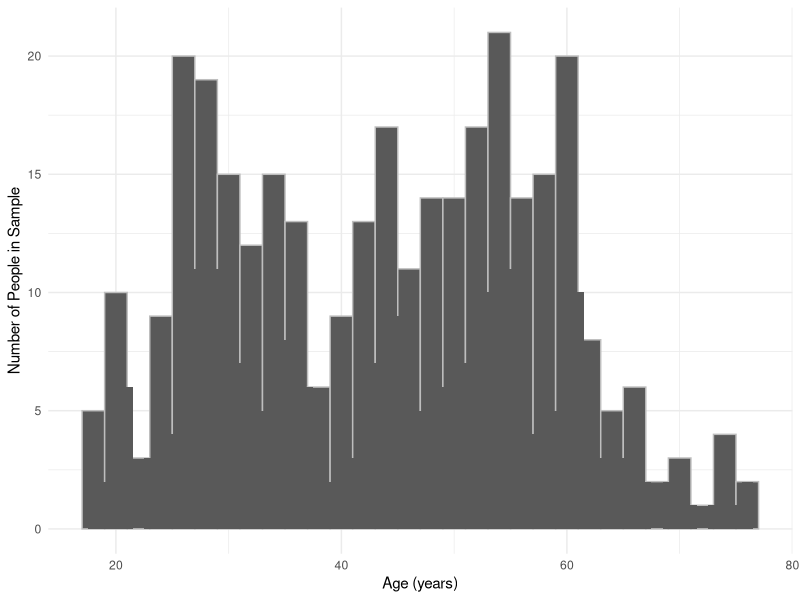
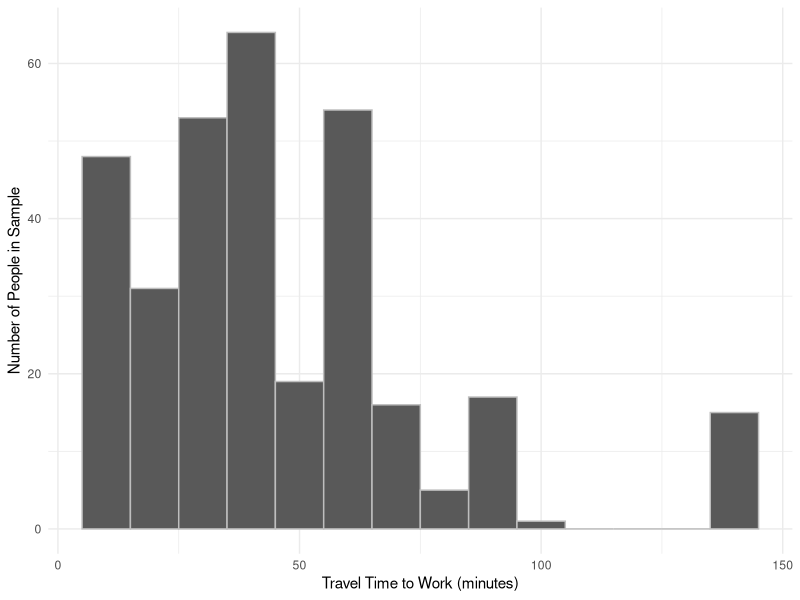
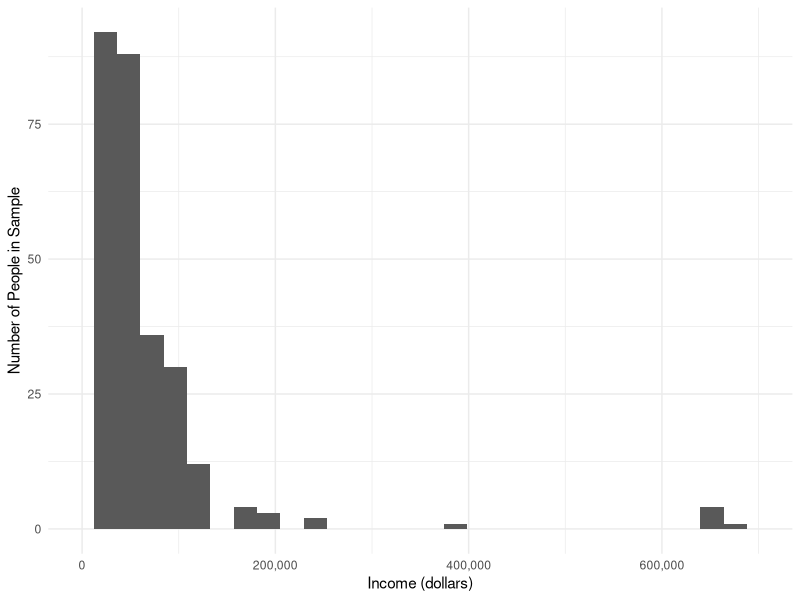

The R script that drew these images, in order:
## ---- chunk 1
knitr::opts_chunk$set(echo = TRUE)
## ---- chunk 2
library(tidyverse)
library(ggplot2)
library(scales)
library(knitr)
## ---- chunk 3
nyc_data <- read_csv("women_nyctransport2018.csv")
attach(nyc_data)
## ---- chunk 4
age_summary <- summary(nyc_data$AGEP)
age_sd <- sd(AGEP, na.rm = TRUE)
age_mean_int <- t.test(AGEP)
time_summary <- summary(nyc_data$JWMNP)
time_sd <- sd(JWMNP, na.rm = TRUE)
time_mean_int <- t.test(JWMNP)
income_summary <- summary(nyc_data$PINCP)
income_sd <- sd(PINCP, na.rm = TRUE)
income_mean_int <- t.test(PINCP)
## ---- chunk 5
summary_table <- tibble(
  Statistic = c("Sample Mean",
                "Median",
                "Standard deviation",
                "Interquartile range",
                "Population mean (95% confidence)"),
  'Age (years)' = c(prettyNum(age_summary["Mean"], digits = 3),
                    age_summary["Median"],
                    prettyNum(age_sd, digits = 3),
                    paste(age_summary["1st Qu."], "to",
                          age_summary["3rd Qu."]),
                    paste(prettyNum(age_mean_int$conf.int[1],
                                    digits = 3), "to",
                          prettyNum(age_mean_int$conf.int[2],
                                    digits = 3))),
  'Travel Time to Work (minutes)' = c(paste(prettyNum(time_summary["Mean"], digits = 3)),
                                            paste(prettyNum(time_summary["Median"], digits = 3)),
                                            paste(prettyNum(time_sd, digits = 3)),
                                            paste(prettyNum(time_summary["1st Qu."], digits = 3), "to",
                                                  prettyNum(time_summary["3rd Qu."], digits = 3)),
                                            paste(prettyNum(time_mean_int$conf.int[1], digits = 3), "to",
                                                  prettyNum(time_mean_int$conf.int[2], digits = 3))),
  'Income (dollars)' = c(paste(prettyNum(income_summary["Mean"], digits = 7)),
                         paste(prettyNum(income_summary["Mean"], digits = 7)),
                         paste(prettyNum(income_sd, digits = 7)),
                         paste(prettyNum(income_summary["1st Qu."], digits = 7), "to",
                               prettyNum(income_summary["3rd Qu."], digits = 7)),
                         paste(prettyNum(income_mean_int$conf.int[1], digits = 7), "to",
                               prettyNum(income_mean_int$conf.int[2], digits = 7))))
  knitr::kable(summary_table,
               caption = "Characteristics for Women in New York City")

## ---- chunk 6
ggplot(nyc_data,
       aes(x=AGEP)) +
  geom_histogram(color = "gray", binwidth = 2) +
  scale_x_continuous(name = "Age (years)") +
  scale_y_continuous(name = "Number of People in Sample") +
  stat_bin(binwidth = 1) +
  theme_minimal()
## ---- chunk 7
ggplot(nyc_data,
       aes(x=JWMNP)) +
  geom_histogram(color = "gray", binwidth = 10) +
  scale_x_continuous(name = "Travel Time to Work (minutes)") +
  scale_y_continuous(name = "Number of People in Sample") +
  theme_minimal()
## ---- chunk 8
ggplot(nyc_data,
       aes(x=PINCP)) +
  geom_histogram() +
  scale_x_continuous(name = "Income (dollars)",
                     label = comma,
                     limits = c(0, 700000)) +
  scale_y_continuous("Number of People in Sample") +
  theme_minimal()
## ---- chunk 9
transport <- unique(JWTR_label)
transport
## ---- chunk 10
private_vehicle <- t.test(JWTR_label == transport[1])
subway <- t.test(JWTR_label == transport[2])
walked <- t.test(JWTR_label == transport[3])
bus <- t.test(JWTR_label == transport[4])
other <- t.test(JWTR_label == transport[5])
bicycle <- t.test(JWTR_label == transport[6])
railroad <- t.test(JWTR_label == transport[7])
taxi <- t.test(JWTR_label == transport[8])
ferry <- t.test(JWTR_label == transport[9])
shares <- tibble()
## ---- chunk 11
transport_shares <- tibble("Transport" = c("Car, truck, or van",
                                             "Subway or elevated",
                                             "Walked",
                                             "Bus or trolley bus",
                                             "Other method",
                                             "Bicycle",
                                             "Railroad",
                                             "Taxicab",
                                             "Ferryboat"),
                           "Sample Proportion" = c(paste(prettyNum(private_vehicle$estimate*100, digits = 3), "%"),
                                                      paste(prettyNum(subway$estimate*100, digits = 3), "%"),
                                                      paste(prettyNum(walked$estimate*100, digits = 3), "%"),
                                                      paste(prettyNum(bus$estimate*100, digits = 3), "%"),
                                                      paste(prettyNum(other$estimate*100,digits = 3), "%"),
                                                      paste(prettyNum(bicycle$estimate*100,digits = 3), "%"),
                                                      paste(prettyNum(railroad$estimate*100,digits = 3), "%"),
                                                      paste(prettyNum(taxi$estimate*100,digits = 3), "%"),
                                                      paste(prettyNum(ferry$estimate*100,digits = 3), "%")),
                           "95-percent Confidence Interval" = c(paste(prettyNum(private_vehicle$conf.int[1]*100, digits = 3), "% to",
                                                                   prettyNum(private_vehicle$conf.int[2]*100, digits = 3), "%", sep = ""),
                                                                paste(prettyNum(subway$conf.int[1]*100, digits = 3), "% to",
                                                                   prettyNum(subway$conf.int[2]*100, digits = 3), "%", sep = ""),
                                                                paste(prettyNum(walked$conf.int[1]*100, digits = 3), "% to",
                                                                   prettyNum(walked$conf.int[2]*100, digits = 3), "%", sep = ""),
                                                                paste(prettyNum(bus$conf.int[1]*100, digits = 3), "% to",
                                                                   prettyNum(bus$conf.int[2]*100, digits = 3), "%", sep = ""),
                                                                paste(prettyNum(other$conf.int[1]*100, digits = 3), "% to",
                                                                   prettyNum(other$conf.int[2]*100, digits = 3), "%", sep = ""),
                                                                paste(prettyNum(bicycle$conf.int[1]*100, digits = 3), "% to",
                                                                   prettyNum(bicycle$conf.int[2]*100, digits = 3), "%", sep = ""),
                                                                paste(prettyNum(railroad$conf.int[1]*100, digits = 3), "% to",
                                                                   prettyNum(railroad$conf.int[2]*100, digits = 3), "%", sep = ""),
                                                                paste(prettyNum(taxi$conf.int[1]*100, digits = 3), "% to",
                                                                   prettyNum(taxi$conf.int[2]*100, digits = 3), "%", sep = ""),
                                                               paste(prettyNum(ferry$conf.int[1]*100, digits = 3), "% to",
                                                                   prettyNum(ferry$conf.int[2]*100, digits = 3), "%", sep = "")))

knitr::kable(transport_shares, caption = "New York City Census Tracts")
## ---- chunk 12
disability_status <- unique(nyc_data$DPHY_label)
disability_status
## ---- chunk 13
not_disabled <- t.test(DPHY_label == disability_status[1])
disabled <- t.test(DPHY_label == disability_status[2])
## ---- chunk 14
disability_shares <- tibble("Ambulatory Difficulty" = c("Not Disabled",
                                                        "Disabled"),
                           "Sample Proportion" = c(paste(prettyNum(not_disabled$estimate*100, digits = 3), "%"),
                                                   paste(prettyNum(disabled$estimate*100, digits = 3), "%")),
                           "95-percent Confidence Interval" = c(paste(prettyNum(not_disabled$conf.int[1]*100, digits = 3), "% to",
                                                                      prettyNum(not_disabled$conf.int[2]*100, digits = 3), "%", sep = ""),
                                                                paste(prettyNum(disabled$conf.int[1]*100, digits = 3), "% to",
                                                                      prettyNum(disabled$conf.int[2]*100, digits = 3), "%", sep = "")))

knitr::kable(disability_shares, caption = "New York City Census Tracts")
## ---- chunk 15
race <- unique(nyc_data$RAC1P_label)
race
## ---- chunk 16
white <- t.test(RAC1P_label == race[1])
black <- t.test(RAC1P_label == race[2])
other_alone <- t.test(RAC1P_label == race[3])
asian <- t.test(RAC1P_label == race[4])
two_more <- t.test(RAC1P_label == race[5])
## ---- chunk 17
race_shares <- tibble("Race" = c("White Alone",
                                 "Black or African American Alone",
                                 "Some Other Race Alone",
                                 "Asian Alone",
                                 "Two or More Races"),
                           "Sample Proportion" = c(paste(prettyNum(white$estimate*100, digits = 3), "%"),
                                                   paste(prettyNum(black$estimate*100, digits = 3), "%"),
                                                   paste(prettyNum(other_alone$estimate*100, digits = 3), "%"),
                                                   paste(prettyNum(asian$estimate*100, digits = 3), "%"),
                                                   paste(prettyNum(two_more$estimate*100, digits = 3), "%")),
                           "95-percent Confidence Interval" = c(paste(prettyNum(white$conf.int[1]*100, digits = 3), "% to",
                                                                      prettyNum(white$conf.int[2]*100, digits = 3), "%", sep = ""),
                                                                paste(prettyNum(black$conf.int[1]*100, digits = 3), "% to",
                                                                      prettyNum(black$conf.int[2]*100, digits = 3), "%", sep = ""),
                                                                paste(prettyNum(other_alone$conf.int[1]*100, digits = 3), "% to",
                                                                      prettyNum(other_alone$conf.int[2]*100, digits = 3), "%", sep = ""),
                                                                paste(prettyNum(asian$conf.int[1]*100, digits = 3), "% to",
                                                                      prettyNum(asian$conf.int[2]*100, digits = 3), "%", sep = ""),
                                                                paste(prettyNum(two_more$conf.int[1]*100, digits = 3), "% to",
                                                                      prettyNum(two_more$conf.int[2]*100, digits = 3), "%", sep = "")))

knitr::kable(race_shares, caption = "New York City Census Tracts")

